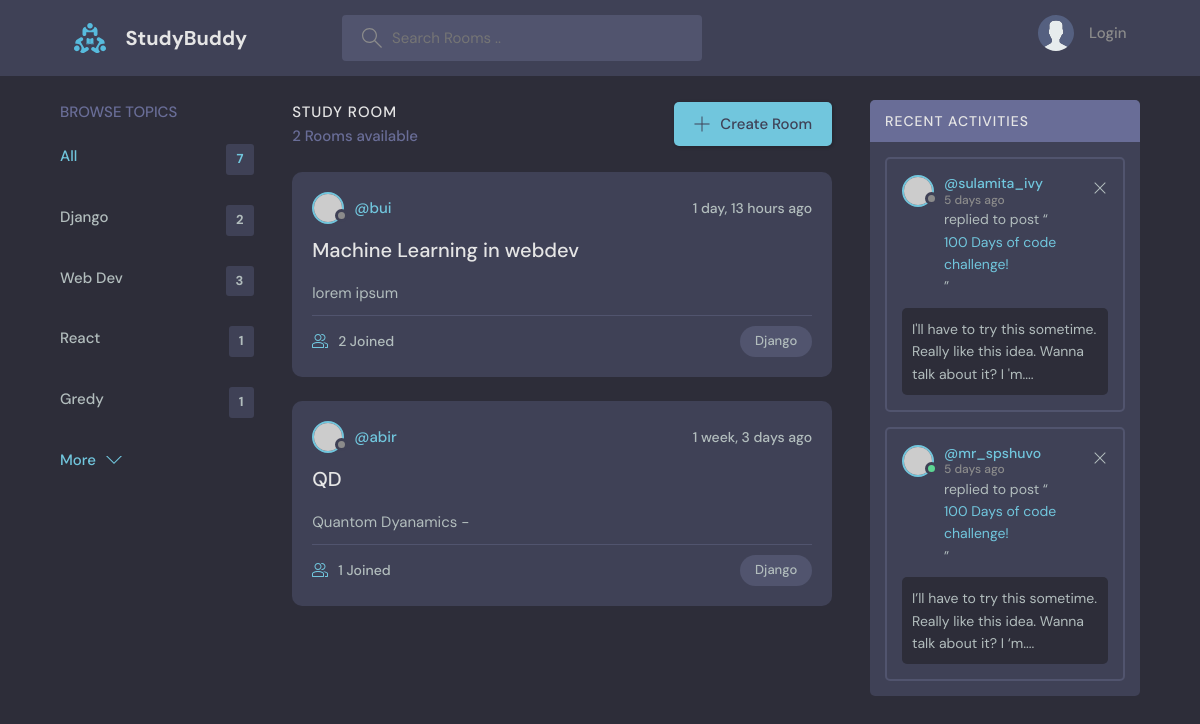
Screenshot of /?q=Django with the database file from the repository.
### bas/models.py (models this page shows)
class Topic(models.Model):
    name = models.CharField(max_length=200)
    def __str__(self):
        return self.name

class Room(models.Model):
    host = models.ForeignKey(User, on_delete=models.SET_NULL, null=True)
    topic = models.ForeignKey(Topic, on_delete=models.SET_NULL, null=True)
    name = models.CharField(max_length=100)
    description = models.TextField(null=True, blank=True)
    participants = models.ManyToManyField(User, related_name='participants', blank=True)
    updated = models.DateTimeField(auto_now=True)
    created = models.DateTimeField(auto_now_add=True)
    class Meta:
        ordering = ['-updated', '-created']
    def __str__(self):
        return self.description[:20]

### bas/views.py (the view)
# urls.py: path('', views.home, name="home"),
def home(request):
    q = request.GET.get('q') if request.GET.get('q')!=None else ''
    rooms = Room.objects.filter(
        Q(topic__name__icontains=q) |
        Q(name__icontains=q) |
        Q(description__icontains=q) |
        Q(host__username__icontains=q)
    )
    topics = Topic.objects.all()
    messg = Message.objects.filter(room__in=rooms)
    Topics = []
    for topic in topics:
        cnt = Room.objects.filter(
        Q(topic__name=topic.name)).count
        Topics.append({'topic' : topic, 'count' : cnt})
    content = {'Rooms':rooms, 'Topics' : Topics,
               'total_room':Room.objects.all().count, 'Messages' : messg}
    return render(request, 'bas/home.html', content)

### bas/templates/bas/home.html
{% extends 'main.html' %}
{% block content %}
<main class="layout layout--3">
  <div class="container">
    <div>
      {% url 'home' as the_url %}
      {% include 'bas/topics.html' with link=the_url %}
    </div>
      {% include 'bas/feed.html' %}
    <div class="activities">
      <div class="activities__header">
        <h2>Recent Activities</h2>
      </div>
      <div class="activities__box">
        <div class="activities__boxHeader roomListRoom__header">
          <a href="profile.html" class="roomListRoom__author">
            <div class="avatar avatar--small">
              <img src="https://randomuser.me/api/portraits/women/11.jpg" />
            </div>
            <p>
              @sulamita_ivy
              <span>5 days ago</span>
            </p>
          </a>
          <div class="roomListRoom__actions">
            <a href="#">
              <svg version="1.1" xmlns="http://www.w3.org/2000/svg" width="32" height="32" viewBox="0 0 32 32">
                <title>remove</title>
                <path
                  d="M27.314 6.019l-1.333-1.333-9.98 9.981-9.981-9.981-1.333 1.333 9.981 9.981-9.981 9.98 1.333 1.333 9.981-9.98 9.98 9.98 1.333-1.333-9.98-9.98 9.98-9.981z"
                ></path>
              </svg>
            </a>
          </div>
        </div>
        <div class="activities__boxContent">
          <p>replied to post “<a href="room.html">100 Days of code challenge!</a>”</p>
          <div class="activities__boxRoomContent">
            I'll have to try this sometime. Really like this idea. Wanna talk about it? I 'm....
          </div>
        </div>
      </div>
      <div class="activities__box">
        <div class="activities__boxHeader roomListRoom__header">
          <a href="profile.html" class="roomListRoom__author">
            <div class="avatar avatar--small active">
              <img src="https://randomuser.me/api/portraits/men/13.jpg" />
            </div>
            <p>
              @mr_spshuvo
              <span>5 days ago</span>
            </p>
          </a>
          <div class="roomListRoom__actions">
            <a href="#">
              <svg version="1.1" xmlns="http://www.w3.org/2000/svg" width="32" height="32" viewBox="0 0 32 32">
                <title>remove</title>
                <path
                  d="M27.314 6.019l-1.333-1.333-9.98 9.981-9.981-9.981-1.333 1.333 9.981 9.981-9.981 9.98 1.333 1.333 9.981-9.98 9.98 9.98 1.333-1.333-9.98-9.98 9.98-9.981z"
                ></path>
              </svg>
            </a>
          </div>
        </div>
        <div class="activities__boxContent">
          <p>replied to post “<a href="room.html">100 Days of code challenge!</a>”</p>
          <div class="activities__boxRoomContent">
            I’ll have to try this sometime. Really like this idea. Wanna talk about it? I ‘m....
          </div>
        </div>
      </div>
    </div>
  </div>
</main>
{% endblock %}

### bas/templates/bas/topics.html
<div class="topics">
    <div class="topics__header">
        <h2>Browse Topics</h2>
    </div>
    <ul class="topics__list">
        <li>
        <a href="{{link}}" class="active">All <span>{{total_room}}</span></a>
        </li>
        {% for topic in Topics %}
        <li>
        <a href="{{link}}?q={{topic.topic.name}}">{{topic.topic.name}}
            <span>{{topic.count}}</span></a>
        </li>
        {% endfor %}
    </ul>
    <a class="btn btn--link" href="topics.html">
        More
        <svg version="1.1" xmlns="http://www.w3.org/2000/svg" width="32" height="32" viewBox="0 0 32 32">
        <title>chevron-down</title>
        <path d="M16 21l-13-13h-3l16 16 16-16h-3l-13 13z"></path>
        </svg>
    </a>
</div>

### bas/templates/bas/feed.html (shortened to what this page needs)
<div class="roomList">
    <div class="roomList__header">
      <div>
        <h2>Study Room</h2>
        <p>{{Rooms.count}} Room{% if Rooms.count > 1 %}s{% endif %} available</p>
      </div>
      <a class="btn btn--main" href="{% url 'createRoom' %}">
        <svg version="1.1" xmlns="http://www.w3.org/2000/svg" width="32" height="32" viewBox="0 0 32 32">
          <title>add</title>
          <path
            d="M16.943 0.943h-1.885v14.115h-14.115v1.885h14.115v14.115h1.885v-14.115h14.115v-1.885h-14.115v-14.115z"
          ></path>
        </svg>
        Create Room
      </a>
    </div>
    {% for room in Rooms%}
    <div class="roomListRoom">
      <div class="roomListRoom__header">
        <a href="{% url 'userProfile' room.host.id %}" class="roomListRoom__author">
          <div class="avatar avatar--small">
            <img src="https://randomuser.me/api/portraits/women/11.jpg" />
          </div>
          <span>@{{room.host.username}}</span>
        </a>
        <div class="roomListRoom__actions">
          <span>{{room.updated|timesince}} ago</span>
        </div>
      </div>
      <div class="roomListRoom__content">
        <a href="{% url 'Room' room.id %}">{{room.name}}</a>
        <p>
          {{room}}
        </p>
      </div>
      <div class="roomListRoom__meta">
        <a href="{% url 'Room' room.id %}" class="roomListRoom__joined">
          {{room.participants.count}} Joined
        </a>
        <p class="roomListRoom__topic">{{room.topic}}</p>
      </div>
    </div>
    {% endfor %}
  </div>

### rows the page displays
Topic: topic.name "Django", count "2"
Topic: topic.name "Web Dev", count "3"
Topic: topic.name "React", count "1"
Topic: topic.name "Gredy", count "1"
Room: host.username "bui", updated "1 day, 13 hours", name "Machine Learning in webdev", description "lorem ipsum", participants.count "2", topic "Django"
Room: host.username "abir", updated "1 week, 3 days", name "QD", description "Quantom Dyanamics -", participants.count "1", topic "Django"

### other values shown
{{ total_room }} "7"
{{ Rooms.count }} "2"
